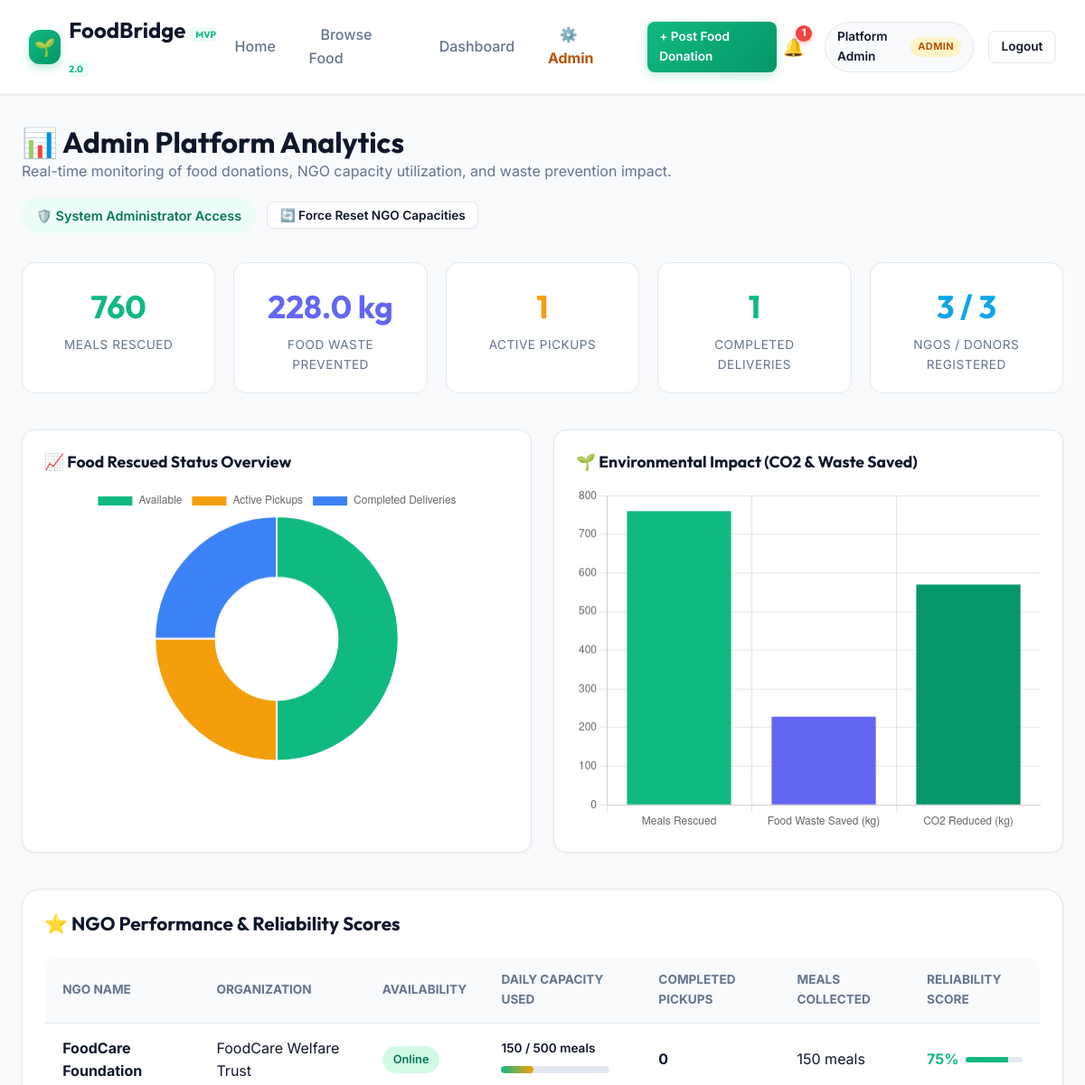
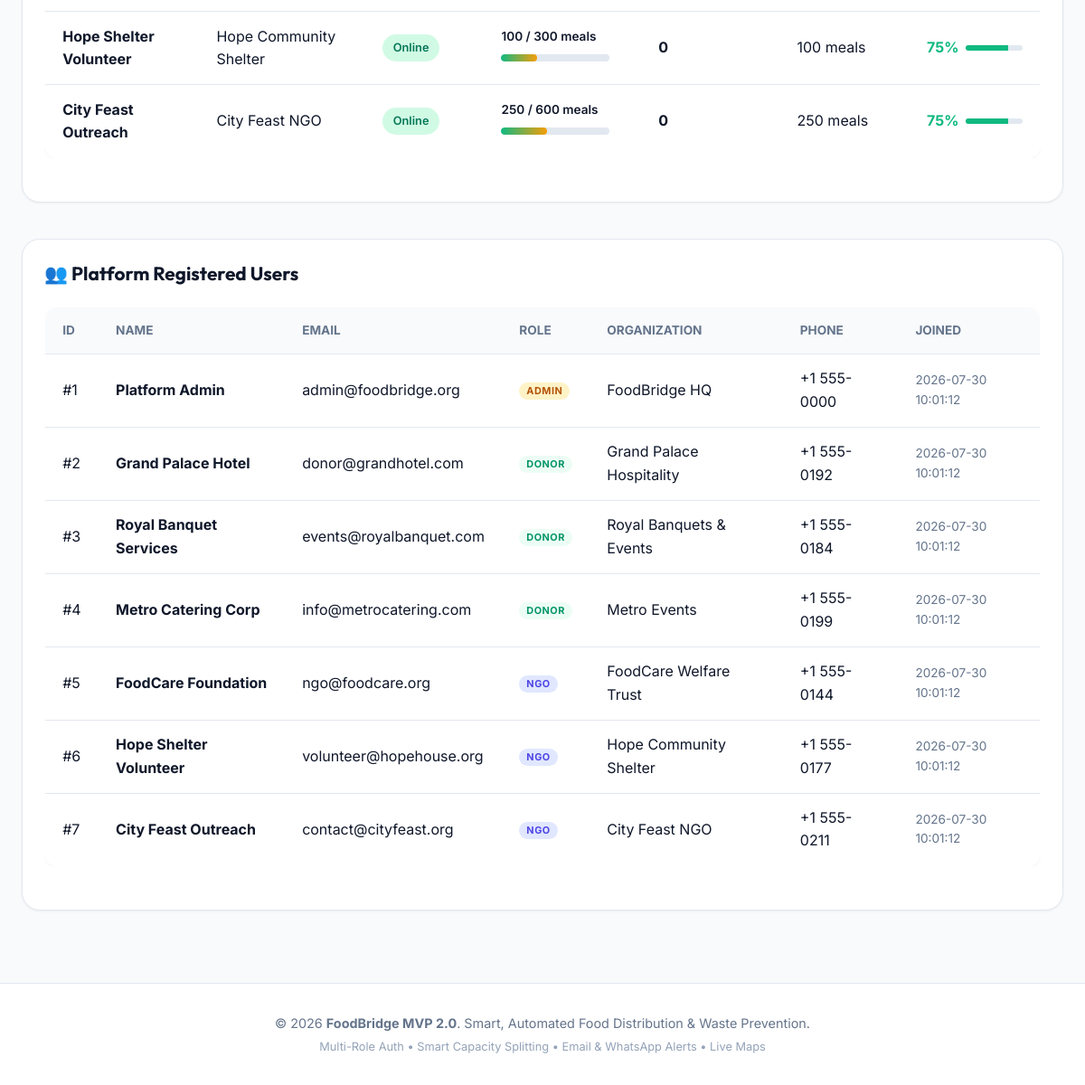
The page /admin/dashboard (signed in) on the database its author committed (2 pictures, top to bottom).
### tables this page shows
CREATE TABLE users (
    id INTEGER PRIMARY KEY AUTOINCREMENT,
    name TEXT NOT NULL,
    email TEXT UNIQUE NOT NULL,
    password_hash TEXT NOT NULL,
    role TEXT NOT NULL CHECK(role IN ('donor', 'ngo', 'admin')),
    phone TEXT,
    organization TEXT,
    -- NGO Capacity & Location Configuration
    max_meals_per_pickup INTEGER DEFAULT 200,
    daily_capacity INTEGER DEFAULT 500,
    current_capacity_used INTEGER DEFAULT 0,
    capacity_reset_date TEXT DEFAULT '',
    availability TEXT DEFAULT 'Online' CHECK(availability IN ('Online', 'Offline')),
    service_radius_km REAL DEFAULT 10.0,
    latitude REAL DEFAULT 12.9716,
    longitude REAL DEFAULT 77.5946,
    created_at TIMESTAMP DEFAULT CURRENT_TIMESTAMP
);

### app.py (the view)
@app.route('/admin/dashboard')
@login_required
@admin_required
def admin_dashboard():
    db = database.get_db()
    total_donations = db.execute('SELECT COUNT(*) as c FROM donations').fetchone()['c']
    total_donors = db.execute("SELECT COUNT(*) as c FROM users WHERE role = 'donor'").fetchone()['c']
    total_ngos = db.execute("SELECT COUNT(*) as c FROM users WHERE role = 'ngo'").fetchone()['c']
    active_pickups = db.execute("SELECT COUNT(*) as c FROM donations WHERE status IN ('Reserved', 'Picked Up')").fetchone()['c']
    completed_deliveries = db.execute("SELECT COUNT(*) as c FROM donations WHERE status IN ('Delivered', 'Completed')").fetchone()['c']
    total_servings = db.execute("SELECT SUM(servings_count) as total FROM donations").fetchone()['total'] or 760
    food_waste_prevented_kg = round(total_servings * 0.3, 1)
    ngos = db.execute("SELECT * FROM users WHERE role = 'ngo'").fetchall()
    ngo_performance = []
    for n in ngos:
        completed_count = db.execute(
            "SELECT COUNT(*) as c FROM donation_allocations WHERE ngo_id = ? AND status IN ('Delivered', 'Completed')",
            (n['id'],)
        ).fetchone()['c']
        meals_collected = db.execute(
            "SELECT SUM(allocated_quantity) as total FROM donation_allocations WHERE ngo_id = ? AND status IN ('Delivered', 'Completed')",
            (n['id'],)
        ).fetchone()['total'] or (n['current_capacity_used'] or 0)
        reliability_score = min(100, max(50, 75 + (completed_count * 5)))
        ngo_performance.append({
            'ngo': n,
            'completed_pickups': completed_count,
            'meals_collected': meals_collected,
            'reliability_score': reliability_score
        })
    all_users = db.execute("SELECT id, name, email, role, organization, phone, created_at FROM users ORDER BY created_at DESC").fetchall()
    stats = {
        'total_donations': total_donations,
        'total_donors': total_donors,
        'total_ngos': total_ngos,
        'active_pickups': active_pickups,
        'completed_deliveries': completed_deliveries,
        'total_servings': total_servings,
        'food_waste_prevented_kg': food_waste_prevented_kg
    }
    return render_template('admin_dashboard.html', stats=stats, ngo_performance=ngo_performance, users=all_users)

### app.py (called while the page is built)
def login_required(f):
    @wraps(f)
    def decorated_function(*args, **kwargs):
        if 'user_id' not in session:
            flash('Please log in to access this page.', 'warning')
            return redirect(url_for('login', next=request.url))
        return f(*args, **kwargs)
    return decorated_function

def admin_required(f):
    @wraps(f)
    def decorated_function(*args, **kwargs):
        if session.get('user_role') != 'admin':
            flash('This action requires Administrator privileges.', 'danger')
            return redirect(url_for('donations'))
        return f(*args, **kwargs)
    return decorated_function

### database.py (called while the page is built)
def dict_factory(cursor, row):
    d = {}
    for idx, col in enumerate(cursor.description):
        d[col[0]] = row[idx]
    return d

def get_db():
    db = getattr(g, '_database', None)
    if db is None:
        db = g._database = sqlite3.connect(DATABASE)
        db.row_factory = dict_factory
        db.execute('PRAGMA foreign_keys = ON;')
    return db

def close_connection(exception=None):
    db = getattr(g, '_database', None)
    if db is not None:
        db.close()

### templates/admin_dashboard.html (shortened to what this page needs)
{% extends "base.html" %}
{% block content %}
<div style="margin-bottom: 2rem; display: flex; justify-content: space-between; align-items: center; flex-wrap: wrap; gap: 1rem;">
    <div>
        <h1 style="font-size: 2rem; color: var(--text-main);">📊 Admin Platform Analytics</h1>
        <p style="color: var(--text-muted);">Real-time monitoring of food donations, NGO capacity utilization, and waste prevention impact.</p>
    </div>
    <div style="display: flex; gap: 0.75rem; align-items: center; flex-wrap: wrap;">
        <span class="badge badge-completed" style="font-size: 0.9rem; padding: 0.5rem 1rem;">
            🛡️ System Administrator Access
        </span>
        <form method="POST" action="{{ url_for('admin_force_reset_capacities') }}" onsubmit="return confirm('Reset daily capacity counters for ALL NGOs now?');">
            <button type="submit" class="btn btn-secondary btn-sm" title="Force reset all NGO capacity counters to 0 (happens automatically at day change)">
                🔄 Force Reset NGO Capacities
            </button>
        </form>
    </div>
</div>
<div class="stats-grid" style="margin-bottom: 2.5rem;">
    <div class="stat-card" style="background: white; border: 1px solid var(--border-color); color: var(--text-main);">
        <div class="stat-number" style="color: var(--primary);">{{ stats.total_servings }}</div>
        <div class="stat-label" style="color: var(--text-muted);">Meals Rescued</div>
    </div>
    <div class="stat-card" style="background: white; border: 1px solid var(--border-color); color: var(--text-main);">
        <div class="stat-number" style="color: #6366f1;">{{ stats.food_waste_prevented_kg }} kg</div>
        <div class="stat-label" style="color: var(--text-muted);">Food Waste Prevented</div>
    </div>
    <div class="stat-card" style="background: white; border: 1px solid var(--border-color); color: var(--text-main);">
        <div class="stat-number" style="color: #f59e0b;">{{ stats.active_pickups }}</div>
        <div class="stat-label" style="color: var(--text-muted);">Active Pickups</div>
    </div>
    <div class="stat-card" style="background: white; border: 1px solid var(--border-color); color: var(--text-main);">
        <div class="stat-number" style="color: #10b981;">{{ stats.completed_deliveries }}</div>
        <div class="stat-label" style="color: var(--text-muted);">Completed Deliveries</div>
    </div>
    <div class="stat-card" style="background: white; border: 1px solid var(--border-color); color: var(--text-main);">
        <div class="stat-number" style="color: #0ea5e9;">{{ stats.total_ngos }} / {{ stats.total_donors }}</div>
        <div class="stat-label" style="color: var(--text-muted);">NGOs / Donors Registered</div>
    </div>
</div>
<div style="display: grid; grid-template-columns: repeat(auto-fit, minmax(400px, 1fr)); gap: 1.5rem; margin-bottom: 2.5rem;">
    <div style="background: white; padding: 1.5rem; border-radius: var(--radius-md); border: 1px solid var(--border-color); box-shadow: var(--shadow-sm);">
        <h3 style="margin-bottom: 1rem; font-size: 1.1rem; color: var(--text-main);">📈 Food Rescued Status Overview</h3>
        <canvas id="statusChart" height="220"></canvas>
    </div>
    <div style="background: white; padding: 1.5rem; border-radius: var(--radius-md); border: 1px solid var(--border-color); box-shadow: var(--shadow-sm);">
        <h3 style="margin-bottom: 1rem; font-size: 1.1rem; color: var(--text-main);">🌱 Environmental Impact (CO2 & Waste Saved)</h3>
        <canvas id="impactChart" height="220"></canvas>
    </div>
</div>
<div style="background: white; border-radius: var(--radius-lg); border: 1px solid var(--border-color); padding: 1.5rem; margin-bottom: 2.5rem; box-shadow: var(--shadow-sm);">
    <h2 style="font-size: 1.3rem; margin-bottom: 1rem;">⭐ NGO Performance & Reliability Scores</h2>
    <div class="table-responsive">
        <table class="data-table">
            <thead>
                <tr>
                    <th>NGO Name</th>
                    <th>Organization</th>
                    <th>Availability</th>
                    <th>Daily Capacity Used</th>
                    <th>Completed Pickups</th>
                    <th>Meals Collected</th>
                    <th>Reliability Score</th>
                </tr>
            </thead>
            <tbody>
                {% for item in ngo_performance %}
                    <tr>
                        <td><strong>{{ item.ngo.name }}</strong></td>
                        <td>{{ item.ngo.organization or 'N/A' }}</td>
                        <td>
                            <span class="badge {% if item.ngo.availability == 'Online' %}badge-available{% else %}badge-reserved{% endif %}">
                                {{ item.ngo.availability }}
                            </span>
                        </td>
                        <td>
                            <div style="font-size: 0.85rem; font-weight: 600;">
                                {{ item.ngo.current_capacity_used or 0 }} / {{ item.ngo.daily_capacity or 500 }} meals
                            </div>
                            <div class="capacity-meter" style="width: 120px; height: 8px;">
                                <div class="capacity-fill" style="width: {{ ((item.ngo.current_capacity_used or 0) / (item.ngo.daily_capacity or 500) * 100)|round }}%;"></div>
                            </div>
                        </td>
                        <td><strong>{{ item.completed_pickups }}</strong></td>
                        <td>{{ item.meals_collected }} meals</td>
                        <td>
                            <div style="display: flex; align-items: center; gap: 0.5rem;">
                                <span style="font-weight: 700; color: var(--primary);">{{ item.reliability_score }}%</span>
                                <div style="flex: 1; max-width: 80px; height: 6px; background: #e2e8f0; border-radius: 4px; overflow: hidden;">
                                    <div style="height: 100%; width: {{ item.reliability_score }}%; background: #10b981;"></div>
                                </div>
                            </div>
                        </td>
                    </tr>
                {% endfor %}
            </tbody>
        </table>
    </div>
</div>
<div style="background: white; border-radius: var(--radius-lg); border: 1px solid var(--border-color); padding: 1.5rem; box-shadow: var(--shadow-sm);">
    <h2 style="font-size: 1.3rem; margin-bottom: 1rem;">👥 Platform Registered Users</h2>
    <div class="table-responsive">
        <table class="data-table">
            <thead>
                <tr>
                    <th>ID</th>
                    <th>Name</th>
                    <th>Email</th>
                    <th>Role</th>
                    <th>Organization</th>
                    <th>Phone</th>
                    <th>Joined</th>
                </tr>
            </thead>
            <tbody>
                {% for u in users %}
                    <tr>
                        <td>#{{ u.id }}</td>
                        <td><strong>{{ u.name }}</strong></td>
                        <td>{{ u.email }}</td>
                        <td>
                            <span class="user-role-tag role-{{ u.role }}">
                                {{ u.role }}
                            </span>
                        </td>
                        <td>{{ u.organization or '-' }}</td>
                        <td>{{ u.phone or '-' }}</td>
                        <td style="font-size: 0.85rem; color: var(--text-muted);">{{ u.created_at }}</td>
                    </tr>
                {% endfor %}
            </tbody>
        </table>
    </div>
</div>
<script>
document.addEventListener("DOMContentLoaded", function() {
    // Status Overview Chart
    const ctxStatus = document.getElementById('statusChart').getContext('2d');
    new Chart(ctxStatus, {
        type: 'doughnut',
        data: {
            labels: ['Available', 'Active Pickups', 'Completed Deliveries'],
            datasets: [{
                data: [{{ stats.total_donations - stats.active_pickups - stats.completed_deliveries }}, {{ stats.active_pickups }}, {{ stats.completed_deliveries }}],
                backgroundColor: ['#10b981', '#f59e0b', '#3b82f6']
            }]
        },
        options: { responsive: true, maintainAspectRatio: false }
    });
    // Impact Chart
    const ctxImpact = document.getElementById('impactChart').getContext('2d');
    new Chart(ctxImpact, {
        type: 'bar',
        data: {
            labels: ['Meals Rescued', 'Food Waste Saved (kg)', 'CO2 Reduced (kg)'],
            datasets: [{
                label: 'Impact Metrics',
                data: [{{ stats.total_servings }}, {{ stats.food_waste_prevented_kg }}, {{ (stats.food_waste_prevented_kg * 2.5)|round }}],
                backgroundColor: ['#10b981', '#6366f1', '#059669']
            }]
        },
        options: { responsive: true, maintainAspectRatio: false, plugins: { legend: { display: false } } }
    });
});
</script>
{% endblock %}

### templates/base.html (shortened to what this page needs)
<!DOCTYPE html>
<html lang="en">
<head>
    <link rel="stylesheet" href="{{ url_for('static', filename='css/style.css') }}">
    <link rel="stylesheet" href="https://unpkg.com/leaflet@1.9.4/dist/leaflet.css" />
</head>
<body>
    <nav class="navbar">
        <a href="{{ url_for('index') }}" class="nav-brand">
            <div class="nav-brand-icon">🌱</div>
            <span>FoodBridge <small style="font-size: 0.65rem; color: var(--primary); background: var(--primary-light); padding: 0.1rem 0.4rem; border-radius: 4px;">MVP 2.0</small></span>
        </a>
        <ul class="nav-menu">
            <li><a href="{{ url_for('index') }}" class="nav-link">Home</a></li>
            <li><a href="{{ url_for('donations') }}" class="nav-link">Browse Food</a></li>
            {% if current_user %}
                <li><a href="{{ url_for('dashboard') }}" class="nav-link">Dashboard</a></li>
                {% if current_user.role == 'admin' %}
                    <li><a href="{{ url_for('admin_dashboard') }}" class="nav-link" style="color: #b45309; font-weight: 700;">⚙️ Admin</a></li>
                {% endif %}
                {% if current_user.role in ['donor', 'admin'] %}
                    <li>
                        <a href="{{ url_for('add_donation') }}" class="btn btn-primary btn-sm">
                            + Post Food Donation
                        </a>
                    </li>
                {% endif %}
            {% endif %}
        </ul>
        <div class="nav-user">
            {% if current_user %}
                <a href="{{ url_for('notifications_view') }}" class="notif-bell" title="Notifications">
                    🔔
                    {% if unread_notifications_count > 0 %}
                        <span class="notif-badge">{{ unread_notifications_count }}</span>
                    {% endif %}
                </a>
                <div class="user-badge">
                    <span>{{ current_user.name }}</span>
                    <span class="user-role-tag role-{{ current_user.role }}">
                        {{ current_user.role }}
                    </span>
                </div>
                <a href="{{ url_for('logout') }}" class="btn btn-secondary btn-sm">Logout</a>
            {% else %}
                <a href="{{ url_for('login') }}" class="btn btn-secondary btn-sm">Log In</a>
                <a href="{{ url_for('register') }}" class="btn btn-primary btn-sm">Register</a>
            {% endif %}
        </div>
    </nav>
    <main class="container">
        {% block content %}{% endblock %}
    </main>
    <footer class="footer">
        <p>© 2026 <strong>FoodBridge MVP 2.0</strong>. Smart, Automated Food Distribution & Waste Prevention.</p>
        <p style="margin-top: 0.25rem; font-size: 0.8rem; color: var(--text-light);">Multi-Role Auth • Smart Capacity Splitting • Email & WhatsApp Alerts • Live Maps</p>
    </footer>
</body>
</html>

### rows shown on the page
users: name "Platform Admin", role "ADMIN", id "1", email "admin@foodbridge.org", organization "FoodBridge HQ", phone "+1 555-0000", created_at "2026-07-30 10:01:12"
users: ngo.name "FoodCare Foundation", ngo "FoodCare Welfare Trust", ngo.availability "Online", ngo "150", ngo "500", id "5", name "FoodCare Foundation", email "ngo@foodcare.org", role "NGO", organization "FoodCare Welfare Trust", phone "+1 555-0144", created_at "2026-07-30 10:01:12"
users: ngo.name "Hope Shelter Volunteer", ngo "Hope Community Shelter", ngo.availability "Online", ngo "100", ngo "300", id "6", name "Hope Shelter Volunteer", email "volunteer@hopehouse.org", role "NGO", organization "Hope Community Shelter", phone "+1 555-0177", created_at "2026-07-30 10:01:12"
users: ngo.name "City Feast Outreach", ngo "City Feast NGO", ngo.availability "Online", ngo "250", ngo "600", id "7", name "City Feast Outreach", email "contact@cityfeast.org", role "NGO", organization "City Feast NGO", phone "+1 555-0211", created_at "2026-07-30 10:01:12"
users: id "2", name "Grand Palace Hotel", email "donor@grandhotel.com", role "DONOR", organization "Grand Palace Hospitality", phone "+1 555-0192", created_at "2026-07-30 10:01:12"
users: id "3", name "Royal Banquet Services", email "events@royalbanquet.com", role "DONOR", organization "Royal Banquets & Events", phone "+1 555-0184", created_at "2026-07-30 10:01:12"
users: id "4", name "Metro Catering Corp", email "info@metrocatering.com", role "DONOR", organization "Metro Events", phone "+1 555-0199", created_at "2026-07-30 10:01:12"

### other values the page prints
{{ unread_notifications_count }} "1"
{{ stats.total_servings }} "760"
{{ stats.food_waste_prevented_kg }} "228.0"
{{ stats.active_pickups }} "1"
{{ stats.completed_deliveries }} "1"
{{ stats.total_ngos }} "3"
{{ stats.total_donors }} "3"
{{ item.completed_pickups }} "0" "0" "0"
{{ item.meals_collected }} "150" "100" "250"
{{ item.reliability_score }} "75" "75" "75"
chart data {{ stats.active_pickups }} 1
chart data {{ stats.completed_deliveries }} 1
chart data {{ stats.total_servings }} 760
